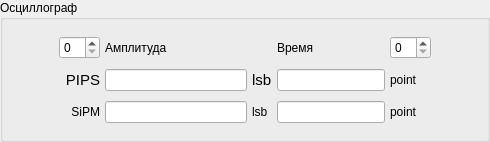
                           <widget class="QGroupBox" name="groupBox_17">
                            <property name="styleSheet">
                             <string notr="true">
font: 11pt &quot;MS Shell Dlg 2&quot;;</string>
                            </property>
                            <property name="title">
                             <string>Осциллограф</string>
                            </property>
                            <layout class="QVBoxLayout" name="verticalLayout_12">
                             <item>
                              <layout class="QGridLayout" name="gridLayout_9" rowstretch="0,0,0,0" columnstretch="1,0,0,0,0,0,1">
                               <property name="leftMargin">
                                <number>5</number>
                               </property>
                               <property name="topMargin">
                                <number>5</number>
                               </property>
                               <property name="rightMargin">
                                <number>5</number>
                               </property>
                               <property name="bottomMargin">
                                <number>5</number>
                               </property>
                               <property name="horizontalSpacing">
                                <number>5</number>
                               </property>
                               <property name="verticalSpacing">
                                <number>10</number>
                               </property>
                               <item row="2" column="3">
                                <widget class="QLabel" name="label_12">
                                 <property name="sizePolicy">
                                  <sizepolicy hsizetype="MinimumExpanding" vsizetype="Preferred">
                                   <horstretch>0</horstretch>
                                   <verstretch>0</verstretch>
                                  </sizepolicy>
                                 </property>
                                 <property name="font">
                                  <font>
                                   <family>MS Shell Dlg 2</family>
                                   <pointsize>11</pointsize>
                                   <weight>50</weight>
                                   <italic>false</italic>
                                   <bold>false</bold>
                                  </font>
                                 </property>
                                 <property name="styleSheet">
                                  <string notr="true"/>
                                 </property>
                                 <property name="text">
                                  <string>lsb</string>
                                 </property>
                                </widget>
                               </item>
                               <item row="2" column="5">
                                <widget class="QLabel" name="label_49">
                                 <property name="text">
                                  <string>point</string>
                                 </property>
                                </widget>
                               </item>
                               <item row="3" column="2">
                                <widget class="QLineEdit" name="lineEdit_level_sipm">
                                 <property name="minimumSize">
                                  <size>
                                   <width>0</width>
                                   <height>22</height>
                                  </size>
                                 </property>
                                 <property name="styleSheet">
                                  <string notr="true">font: 11pt &quot;MS Shell Dlg 2&quot;;</string>
                                 </property>
                                 <property name="alignment">
                                  <set>Qt::AlignCenter</set>
                                 </property>
                                 <property name="clearButtonEnabled">
                                  <bool>true</bool>
                                 </property>
                                </widget>
                               </item>
                               <item row="3" column="1">
                                <widget class="QLabel" name="label_13">
                                 <property name="layoutDirection">
                                  <enum>Qt::LeftToRight</enum>
                                 </property>
                                 <property name="styleSheet">
                                  <string notr="true">font: 12pt &quot;MS Shell Dlg 2&quot;;</string>
                                 </property>
                                 <property name="text">
                                  <string>SiPM</string>
                                 </property>
                                 <property name="alignment">
                                  <set>Qt::AlignRight|Qt::AlignTrailing|Qt::AlignVCenter</set>
                                 </property>
                                </widget>
                               </item>
                               <item row="3" column="3">
                                <widget class="QLabel" name="label_19">
                                 <property name="styleSheet">
                                  <string notr="true">font: 12pt &quot;MS Shell Dlg 2&quot;;</string>
                                 </property>
                                 <property name="text">
                                  <string>lsb</string>
                                 </property>
                                </widget>
                               </item>
                               <item row="2" column="0">
                                <spacer name="horizontalSpacer_33">
                                 <property name="orientation">
                                  <enum>Qt::Horizontal</enum>
                                 </property>
                                 <property name="sizeHint" stdset="0">
                                  <size>
                                   <width>40</width>
                                   <height>20</height>
                                  </size>
                                 </property>
                                </spacer>
                               </item>
                               <item row="0" column="4">
                                <widget class="QLabel" name="label_61">
                                 <property name="text">
                                  <string>Время</string>
                                 </property>
                                </widget>
                               </item>
                               <item row="0" column="2">
                                <widget class="QLabel" name="label_60">
                                 <property name="text">
                                  <string>Амплитуда</string>
                                 </property>
                                </widget>
                               </item>
                               <item row="2" column="6">
                                <spacer name="horizontalSpacer_34">
                                 <property name="orientation">
                                  <enum>Qt::Horizontal</enum>
                                 </property>
                                 <property name="sizeHint" stdset="0">
                                  <size>
                                   <width>40</width>
                                   <height>20</height>
                                  </size>
                                 </property>
                                </spacer>
                               </item>
                               <item row="3" column="5">
                                <widget class="QLabel" name="label_50">
                                 <property name="text">
                                  <string>point</string>
                                 </property>
                                </widget>
                               </item>
                               <item row="3" column="4">
                                <widget class="QLineEdit" name="lineEdit_point_sipm">
                                 <property name="minimumSize">
                                  <size>
                                   <width>0</width>
                                   <height>22</height>
                                  </size>
                                 </property>
                                 <property name="alignment">
                                  <set>Qt::AlignCenter</set>
                                 </property>
                                 <property name="readOnly">
                                  <bool>true</bool>
                                 </property>
                                </widget>
                               </item>
                               <item row="2" column="4">
                                <widget class="QLineEdit" name="lineEdit_point_pips">
                                 <property name="minimumSize">
                                  <size>
                                   <width>40</width>
                                   <height>22</height>
                                  </size>
                                 </property>
                                 <property name="readOnly">
                                  <bool>true</bool>
                                 </property>
                                </widget>
                               </item>
                               <item row="2" column="2">
                                <widget class="QLineEdit" name="lineEdit_level_pips">
                                 <property name="sizePolicy">
                                  <sizepolicy hsizetype="Preferred" vsizetype="Fixed">
                                   <horstretch>0</horstretch>
                                   <verstretch>0</verstretch>
                                  </sizepolicy>
                                 </property>
                                 <property name="minimumSize">
                                  <size>
                                   <width>40</width>
                                   <height>22</height>
                                  </size>
                                 </property>
                                 <property name="font">
                                  <font>
                                   <family>MS Shell Dlg 2</family>
                                   <pointsize>11</pointsize>
                                   <weight>50</weight>
                                   <italic>false</italic>
                                   <bold>false</bold>
                                  </font>
                                 </property>
                                 <property name="styleSheet">
                                  <string notr="true">font: 11pt &quot;MS Shell Dlg 2&quot;;</string>
                                 </property>
                                 <property name="inputMethodHints">
                                  <set>Qt::ImhNone</set>
                                 </property>
                                 <property name="alignment">
                                  <set>Qt::AlignCenter</set>
                                 </property>
                                 <property name="dragEnabled">
                                  <bool>true</bool>
                                 </property>
                                 <property name="readOnly">
                                  <bool>false</bool>
                                 </property>
                                 <property name="clearButtonEnabled">
                                  <bool>true</bool>
                                 </property>
                                </widget>
                               </item>
                               <item row="2" column="1">
                                <widget class="QLabel" name="label_14">
                                 <property name="font">
                                  <font>
                                   <family>MS Shell Dlg 2</family>
                                   <pointsize>11</pointsize>
                                   <weight>50</weight>
                                   <italic>false</italic>
                                   <bold>false</bold>
                                  </font>
                                 </property>
                                 <property name="styleSheet">
                                  <string notr="true"/>
                                 </property>
                                 <property name="text">
                                  <string>PIPS</string>
                                 </property>
                                 <property name="alignment">
                                  <set>Qt::AlignRight|Qt::AlignTrailing|Qt::AlignVCenter</set>
                                 </property>
                                </widget>
                               </item>
                               <item row="0" column="1">
                                <widget class="QSpinBox" name="spinBox_level_pips"/>
                               </item>
                               <item row="0" column="5">
                                <widget class="QSpinBox" name="spinBox_level_sipm"/>
                               </item>
                              </layout>
                             </item>
                            </layout>
                           </widget>
